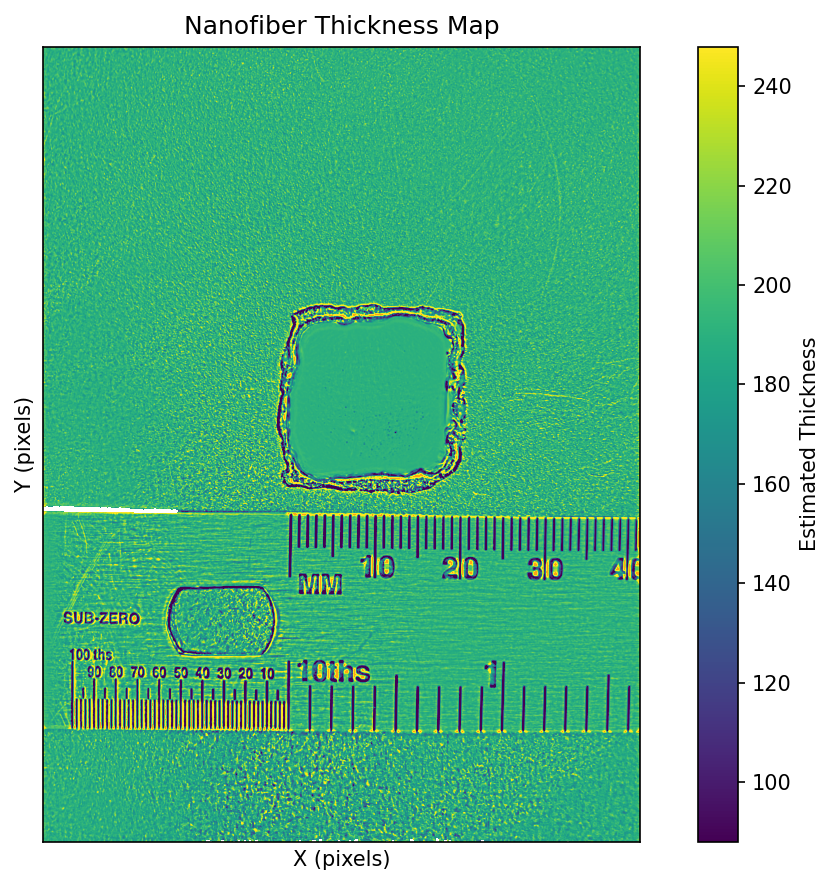
#> input picture esnf_mat_analyzer/tests/test_heatmap_corrected.png, 835 x 885 px; its folder holds only this picture in this run
$ python -i mat_level_background_correction.py   (imports and definitions only)   (older library calls are emulated)
#> lines starting #> are read from the running program, lines starting #| are printed output that depends on the picture; after the words box and inside, x2 and y2 are one past the last pixel; in counts of white or black regions, pixels touching at a corner belong together
import numpy as np
import cv2
from typing import Optional, Tuple, Dict
import logging
from scipy import ndimage
from scipy.signal import medfilt2d
from skimage import morphology, filters
import warnings

class MatLevelBackgroundProcessor:
    """
    Background correction methods specifically designed for ESNF mat analysis
    where individual fibers are NOT visible - mat appears as continuous regions.

    Key Focus:
    - Preserve continuous mat regions
    - Maintain thickness gradients within mat
    - Remove non-uniform background illumination
    - Handle saturation in thick regions
    """

    def __init__(self):
        self.logger = logging.getLogger(__name__)
        warnings.filterwarnings('ignore')

    def adaptive_polynomial_surface_fitting(self,
                                          image: np.ndarray,
                                          roi_mask: Optional[np.ndarray] = None,
                                          polynomial_order: int = 3,
                                          sample_density: float = 0.05) -> np.ndarray:
        """
        Fits a polynomial surface to the background regions and subtracts it.
        Excellent for smooth, gradual illumination variations.

        This method:
        1. Samples background points (dark regions outside mat)
        2. Fits a polynomial surface to these points
        3. Subtracts the fitted surface from the image

        Args:
            image: Input grayscale image
            roi_mask: Optional mask of mat region (True where mat is)
            polynomial_order: Order of polynomial (2-4 recommended)
            sample_density: Fraction of background points to use (0.01-0.1)

        Returns:
            Background-corrected image
        """
        h, w = image.shape
        img_float = image.astype(np.float32)

        # Create coordinate grids
        x = np.arange(w)
        y = np.arange(h)
        xx, yy = np.meshgrid(x, y)

        # Identify background regions
        if roi_mask is not None:
            # Use provided mask
            background_mask = ~roi_mask
        else:
            # Auto-detect using Otsu's threshold
            _, binary = cv2.threshold(image, 0, 255, cv2.THRESH_BINARY + cv2.THRESH_OTSU)
            # Background is dark regions
            background_mask = binary == 0

            # Erode to ensure we're sampling true background
            kernel = np.ones((5, 5), np.uint8)
            background_mask = cv2.erode(background_mask.astype(np.uint8), kernel, iterations=2)
            background_mask = background_mask.astype(bool)

        # Sample background points
        bg_points = np.where(background_mask)
        n_samples = int(len(bg_points[0]) * sample_density)
        n_samples = max(n_samples, 100)  # Ensure minimum samples

        if len(bg_points[0]) > n_samples:
            # Random sampling
            indices = np.random.choice(len(bg_points[0]), n_samples, replace=False)
            sample_y = bg_points[0][indices]
            sample_x = bg_points[1][indices]
        else:
            sample_y = bg_points[0]
            sample_x = bg_points[1]

        # Get intensity values at sample points
        sample_z = img_float[sample_y, sample_x]

        # Create polynomial features
        features = []
        for i in range(polynomial_order + 1):
            for j in range(polynomial_order + 1 - i):
                features.append((sample_x ** i) * (sample_y ** j))

        # Stack features
        A = np.column_stack(features)

        # Solve least squares
        coeffs, _, _, _ = np.linalg.lstsq(A, sample_z, rcond=None)

        # Evaluate polynomial on full grid
        features_full = []
        for i in range(polynomial_order + 1):
            for j in range(polynomial_order + 1 - i):
                features_full.append((xx ** i) * (yy ** j))

        # Calculate background surface
        background_surface = np.zeros_like(img_float)
        for k, feature in enumerate(features_full):
            background_surface += coeffs[k] * feature

        # Subtract background
        corrected = img_float - background_surface + np.mean(sample_z)

        # Clip to valid range
        corrected = np.clip(corrected, 0, 255)

        self.logger.debug(f"Polynomial surface fitting applied: order={polynomial_order}")

        return corrected.astype(np.uint8)

    def region_based_leveling(self,
                            image: np.ndarray,
                            mat_mask: Optional[np.ndarray] = None,
                            reference_percentile: int = 10) -> np.ndarray:
        """
        Level the image based on reference regions outside the mat.
        Preserves relative intensities within the mat while correcting background.

        Args:
            image: Input grayscale image
            mat_mask: Mask indicating mat regions (True where mat is)
            reference_percentile: Percentile of background to use as reference

        Returns:
            Leveled image
        """
        img_float = image.astype(np.float32)

        # Auto-detect mat if mask not provided
        if mat_mask is None:
            # Use adaptive thresholding to find mat regions
            mat_mask = self._detect_mat_regions(image)

        # Divide image into grid cells
        grid_size = 32  # Size of each grid cell
        h, w = image.shape

        # Initialize correction map
        correction_map = np.zeros_like(img_float)

        # Process each grid cell
        for y in range(0, h, grid_size):
            for x in range(0, w, grid_size):
                # Define cell boundaries
                y_end = min(y + grid_size, h)
                x_end = min(x + grid_size, w)

                # Extract cell
                cell = img_float[y:y_end, x:x_end]
                cell_mask = mat_mask[y:y_end, x:x_end]

                # Calculate background reference in this cell
                if np.any(~cell_mask):  # If there's background in this cell
                    bg_values = cell[~cell_mask]
                    reference_value = np.percentile(bg_values, reference_percentile)
                else:
                    # No background in cell, use neighboring cells
                    reference_value = self._get_neighbor_reference(
                        img_float, mat_mask, x, y, grid_size, reference_percentile)

                # Store reference value
                correction_map[y:y_end, x:x_end] = reference_value

        # Smooth the correction map
        correction_map = cv2.GaussianBlur(correction_map, (31, 31), 0)

        # Calculate global reference
        global_reference = np.percentile(img_float[~mat_mask], reference_percentile) \
                          if np.any(~mat_mask) else np.mean(img_float)

        # Apply correction
        corrected = img_float - correction_map + global_reference

        # Preserve mat brightness relationships
        if np.any(mat_mask):
            # Scale mat values to maintain contrast
            mat_values_original = img_float[mat_mask]
            mat_values_corrected = corrected[mat_mask]

            if len(mat_values_original) > 0 and np.std(mat_values_original) > 0:
                # Maintain contrast ratio
                scale = np.std(mat_values_original) / (np.std(mat_values_corrected) + 1e-6)
                offset = np.mean(mat_values_original) - scale * np.mean(mat_values_corrected)
                corrected[mat_mask] = scale * corrected[mat_mask] + offset

        # Clip to valid range
        corrected = np.clip(corrected, 0, 255)

        return corrected.astype(np.uint8)

    def selective_illumination_correction(self,
                                        image: np.ndarray,
                                        preserve_threshold: float = 0.7,
                                        blur_size: int = 101) -> np.ndarray:
        """
        Corrects illumination while selectively preserving bright regions (mat).
        Uses confidence mapping to determine where to apply correction.

        Args:
            image: Input grayscale image
            preserve_threshold: Threshold for mat preservation (0-1)
            blur_size: Size of blur kernel for illumination estimation

        Returns:
            Selectively corrected image
        """
        img_float = image.astype(np.float32)

        # Estimate illumination using large Gaussian blur
        if blur_size % 2 == 0:
            blur_size += 1
        illumination = cv2.GaussianBlur(img_float, (blur_size, blur_size), 0)

        # Create mat confidence map based on local brightness and variance
        local_mean = cv2.GaussianBlur(img_float, (21, 21), 0)
        local_var = cv2.GaussianBlur(np.square(img_float - local_mean), (21, 21), 0)

        # Normalize to create confidence map
        brightness_score = local_mean / 255.0
        variance_score = np.sqrt(local_var) / 128.0

        # Combined confidence (high for mat regions)
        mat_confidence = np.clip(brightness_score * variance_score, 0, 1)
        mat_confidence = np.power(mat_confidence, 0.5)  # Adjust sensitivity

        # Create preservation mask
        preserve_mask = mat_confidence > preserve_threshold

        # Smooth preservation boundaries
        preserve_weight = cv2.GaussianBlur(
            preserve_mask.astype(np.float32), (31, 31), 0)

        # Calculate correction
        mean_illumination = np.mean(illumination)
        correction = mean_illumination - illumination

        # Apply correction with preservation
        corrected = img_float + correction * (1 - preserve_weight)

        # Clip to valid range
        corrected = np.clip(corrected, 0, 255)

        return corrected.astype(np.uint8)

    def enhanced_percentile_with_gradient_preservation(self,
                                                     image: np.ndarray,
                                                     background_percentile: float = 5.0,
                                                     gradient_weight: float = 0.5) -> np.ndarray:
        """
        Enhanced percentile correction that preserves intensity gradients within mat.

        Args:
            image: Input grayscale image
            background_percentile: Percentile for background estimation
            gradient_weight: Weight for gradient preservation (0-1)

        Returns:
            Corrected image with preserved gradients
        """
        img_float = image.astype(np.float32)

        # Estimate background value
        background_value = np.percentile(img_float, background_percentile)

        # Simple correction
        simple_corrected = img_float - background_value

        # Calculate gradients in original image
        grad_x = cv2.Sobel(img_float, cv2.CV_64F, 1, 0, ksize=3)
        grad_y = cv2.Sobel(img_float, cv2.CV_64F, 0, 1, ksize=3)

        # Reconstruct from gradients (Poisson reconstruction simplified)
        # This preserves relative intensities
        grad_corrected = self._simple_poisson_reconstruction(
            grad_x, grad_y, boundary=simple_corrected)

        # Blend based on gradient weight
        corrected = (1 - gradient_weight) * simple_corrected + gradient_weight * grad_corrected

        # Add offset to maintain positive values
        corrected = corrected + np.abs(np.min(corrected)) + 10

        # Normalize to use full range
        corrected = 255 * (corrected - np.min(corrected)) / (np.max(corrected) - np.min(corrected))

        return corrected.astype(np.uint8)

    def two_stage_correction(self,
                           image: np.ndarray,
                           roi_mask: Optional[np.ndarray] = None) -> np.ndarray:
        """
        Two-stage correction optimized for mat preservation:
        Stage 1: Global illumination correction
        Stage 2: Local refinement with mat preservation

        Args:
            image: Input grayscale image
            roi_mask: Optional ROI mask

        Returns:
            Two-stage corrected image
        """
        # Stage 1: Global polynomial surface correction
        stage1 = self.adaptive_polynomial_surface_fitting(
            image, roi_mask, polynomial_order=2)

        # Stage 2: Local refinement with mat preservation
        stage2 = self.selective_illumination_correction(
            stage1, preserve_threshold=0.6, blur_size=51)

        return stage2

    def _detect_mat_regions(self, image: np.ndarray) -> np.ndarray:
        """Automatically detect mat regions using adaptive thresholding."""
        # Use adaptive threshold to handle non-uniform illumination
        adaptive_thresh = cv2.adaptiveThreshold(
            image, 255, cv2.ADAPTIVE_THRESH_GAUSSIAN_C,
            cv2.THRESH_BINARY, 51, -5)

        # Clean up with morphological operations
        kernel = np.ones((5, 5), np.uint8)
        cleaned = cv2.morphologyEx(adaptive_thresh, cv2.MORPH_CLOSE, kernel)
        cleaned = cv2.morphologyEx(cleaned, cv2.MORPH_OPEN, kernel)

        return cleaned > 0

    def _get_neighbor_reference(self, image, mask, x, y, grid_size, percentile):
        """Get reference value from neighboring cells."""
        h, w = image.shape
        references = []

        # Check 8 neighboring cells
        for dy in [-grid_size, 0, grid_size]:
            for dx in [-grid_size, 0, grid_size]:
                if dx == 0 and dy == 0:
                    continue

                nx, ny = x + dx, y + dy
                if 0 <= nx < w and 0 <= ny < h:
                    nx_end = min(nx + grid_size, w)
                    ny_end = min(ny + grid_size, h)

                    cell = image[ny:ny_end, nx:nx_end]
                    cell_mask = mask[ny:ny_end, nx:nx_end]

                    if np.any(~cell_mask):
                        bg_values = cell[~cell_mask]
                        references.append(np.percentile(bg_values, percentile))

        return np.median(references) if references else np.mean(image)

    def _simple_poisson_reconstruction(self, grad_x, grad_y, boundary):
        """Simplified Poisson reconstruction from gradients."""
        h, w = grad_x.shape

        # Use iterative approach (simplified)
        result = boundary.copy()

        for _ in range(10):  # Fixed iterations for simplicity
            # Update interior points based on gradients
            result[1:-1, 1:-1] = 0.25 * (
                result[:-2, 1:-1] + result[2:, 1:-1] +
                result[1:-1, :-2] + result[1:-1, 2:] +
                grad_x[1:-1, 1:-1] - grad_x[1:-1, :-2] +
                grad_y[1:-1, 1:-1] - grad_y[:-2, 1:-1]
            )

        return result

    def compare_methods_for_mat_preservation(self, image: np.ndarray) -> Dict[str, np.ndarray]:
        """
        Compare all methods specifically for mat preservation quality.

        Returns:
            Dictionary of method names to corrected images
        """
        results = {
            'Original': image,
            'Polynomial Surface (Order 2)': self.adaptive_polynomial_surface_fitting(image, polynomial_order=2),
            'Polynomial Surface (Order 3)': self.adaptive_polynomial_surface_fitting(image, polynomial_order=3),
            'Region-Based Leveling': self.region_based_leveling(image),
            'Selective Illumination': self.selective_illumination_correction(image),
            'Enhanced Percentile': self.enhanced_percentile_with_gradient_preservation(image),
            'Two-Stage Correction': self.two_stage_correction(image)
        }

        return results

>>> import cv2
>>> picture = cv2.imread('../tests/test_heatmap_corrected.png', cv2.IMREAD_GRAYSCALE)
>>> result = MatLevelBackgroundProcessor().compare_methods_for_mat_preservation(picture)
#> in adaptive_polynomial_surface_fitting, `_, binary = cv2.threshold(image, 0, 255, cv2.THRESH_BINARY + cv2.THRES..`:
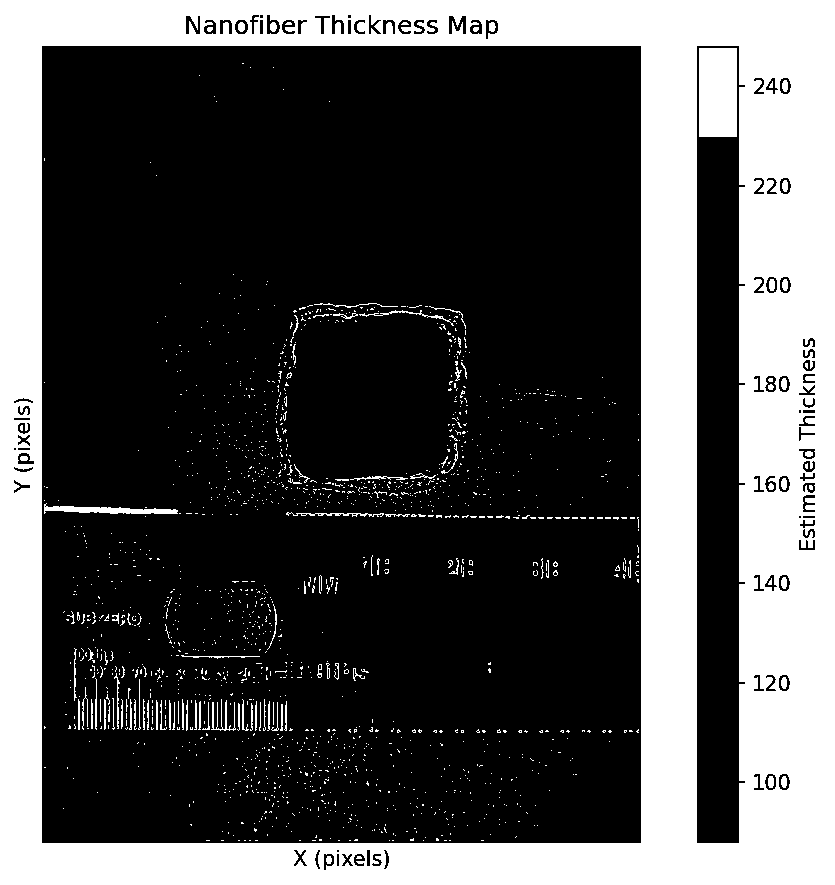
#> binary: shape (885, 835); 31.7% white; 1613 white regions (1513 under 20 px), largest, box (x1, y1, x2, y2) and area: (0, 0, 835, 885) 220919, (699, 48, 737, 137) 3382, (44, 503, 178, 514) 713
#> in adaptive_polynomial_surface_fitting, `bg_points = np.where(background_mask)`: bg_points = 389147 positions, rows 50 to 838, columns 46 to 734
#> in adaptive_polynomial_surface_fitting, `n_samples = int(len(bg_points[0]) * sample_density)`: n_samples = 19457
#> in adaptive_polynomial_surface_fitting, `indices = np.random.choice(len(bg_points[0]), n_samples, replace=False)`: indices = 19457 values, max 389112 at index 2613, min 47 at index 15017, mean 193102
#> in adaptive_polynomial_surface_fitting, `sample_y = bg_points[0][indices]`: sample_y = 19457 values, max 838 at index 864, min 50 at index 1445, mean 405.4
#> in adaptive_polynomial_surface_fitting, `sample_x = bg_points[1][indices]`: sample_x = 19457 values, max 734 at index 374, min 46 at index 866, mean 372
#> in adaptive_polynomial_surface_fitting, `sample_z = img_float[sample_y, sample_x]`: sample_z = 19457 values, max 187 at index 1019, min 30 at index 262, mean 129.3
#> after the loop in adaptive_polynomial_surface_fitting, `for i in range(polynomial_order + 1):`: features = 6 items
#> in adaptive_polynomial_surface_fitting, `coeffs, _, _, _ = np.linalg.lstsq(A, sample_z, rcond=None)`: coeffs = [117.1, 0.0353, -1.88e-05, 0.0771, -9.82e-05, -6.57e-05]
#> in _detect_mat_regions, `cleaned = cv2.morphologyEx(cleaned, cv2.MORPH_OPEN, kernel)`:
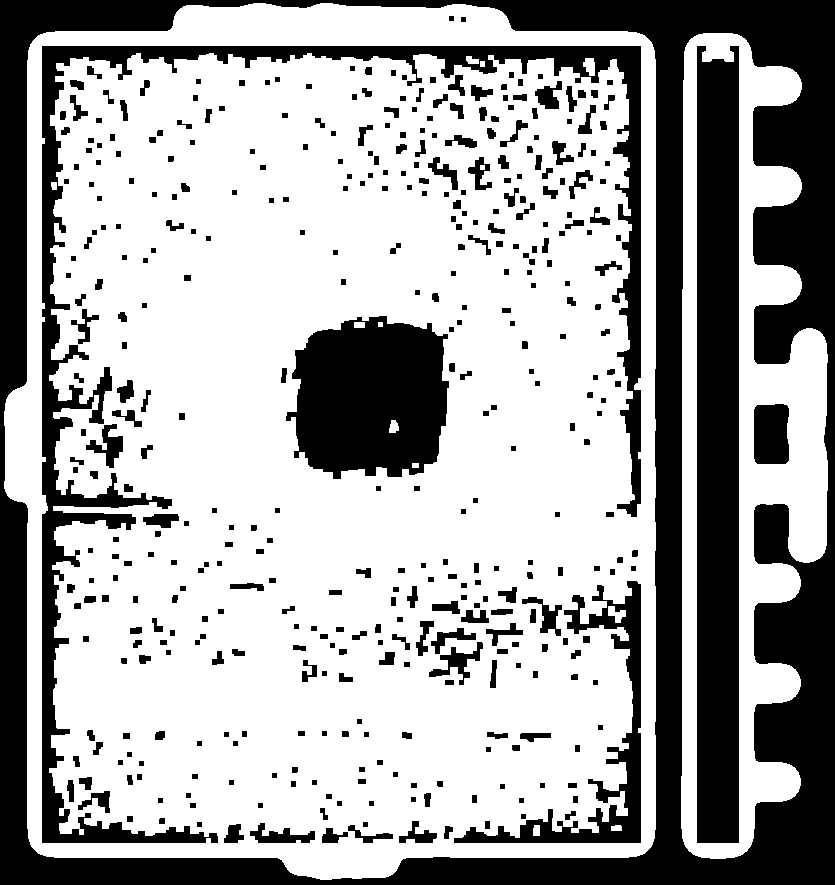
#> cleaned: shape (885, 835); 66.5% white; 412 black regions, largest, box (x1, y1, x2, y2) and area: (0, 0, 835, 885) 124183, (42, 46, 641, 843) 33245, (697, 46, 739, 843) 33044
#> in region_based_leveling, `correction_map = cv2.GaussianBlur(correction_map, (31, 31), 0)`:
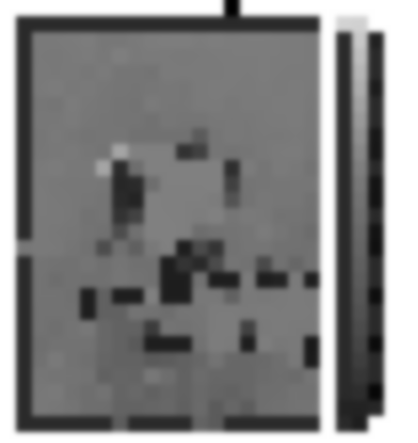
#> correction_map: shape (885, 835) float32 (shown at 1/2 size); min 0, max 255, mean 129.9; drawn with min black and max white
#> in region_based_leveling, `global_reference = np.percentile(img_float[~mat_mask], reference_perce..`: global_reference = 106
#> in region_based_leveling, `scale = np.std(mat_values_original) / (np.std(mat_values_corrected) + ..`: scale = 0.822
#> in region_based_leveling, `offset = np.mean(mat_values_original) - scale * np.mean(mat_values_cor..`: offset = 33.62
#> in selective_illumination_correction, `mean_illumination = np.mean(illumination)`: mean_illumination = 165.5
#> in selective_illumination_correction, `corrected = np.clip(corrected, 0, 255)`:
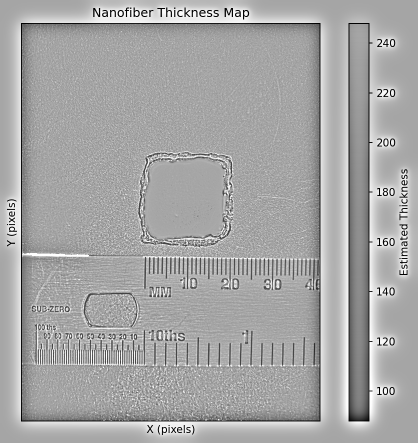
#> corrected: shape (885, 835) float32 (shown at 1/2 size); min 0, max 255, mean 166.7
#> in enhanced_percentile_with_gradient_preservation, `background_value = np.percentile(img_float, background_percentile)`: background_value = 84
#> after the loop in _simple_poisson_reconstruction, `for _ in range(10):`:
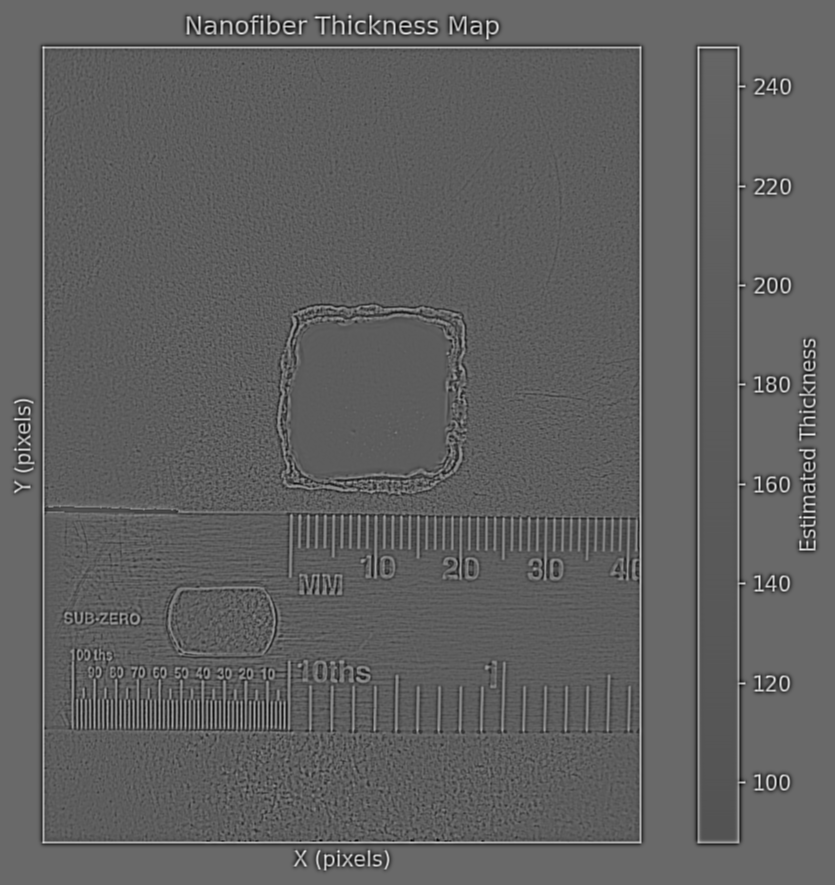
#> result: shape (885, 835) float32; min -875.9, max 1649.8, mean 81.5; drawn with min black and max white
#> result = 7 items
